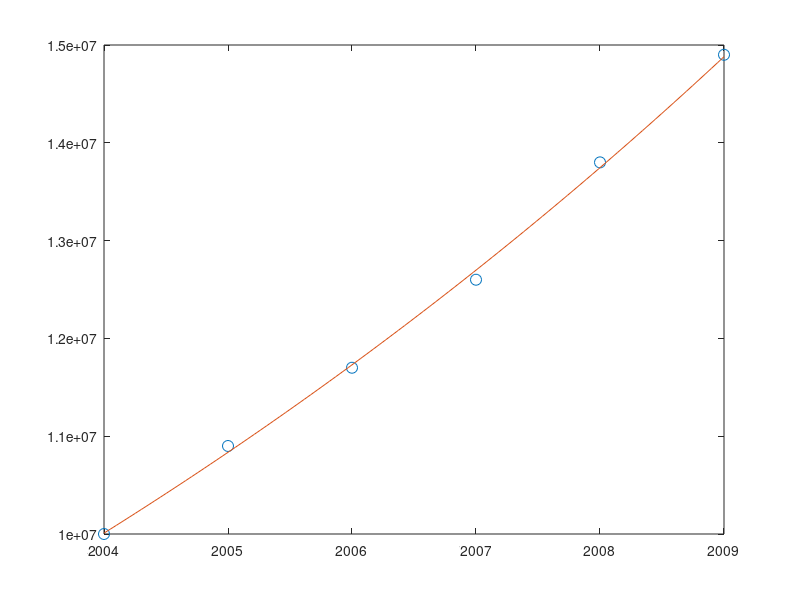

The MATLAB source for this figure:
Year = 2004:2009;
pop = [10, 10.9, 11.7, 12.6, 13.8, 14.9];
pop = pop * 1000000;

p = polyfit(Year, log(pop), 1);
a = exp(p(2));
b = p(1);

Year_fit = linspace(2004, 2009);
pop_fit = a * exp(b * Year_fit);

target_pop = 2 * pop(1);
t = log(target_pop/a) / b;
fprintf("t =\n\t\t%6.2f", t)

figure;
plot(Year, pop, 'o', 'MarkerSize', 8); 
hold on;
plot(Year_fit, pop_fit); 
hold off;
